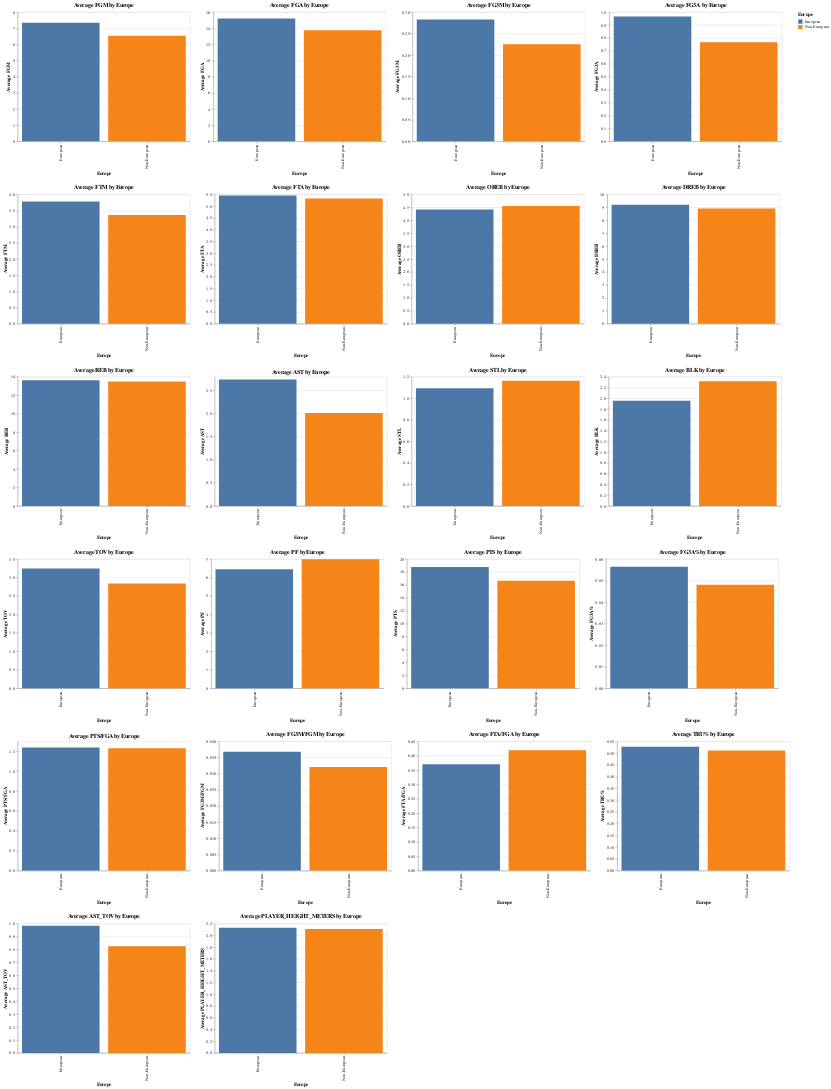

Notebook cell for this chart:
### Code cell
import altair as alt
import pandas as pd
import altair_saver


# Annahme: Sie haben zwei DataFrames: data_per_min_europe_regular und data_per_min_usa_regular

# Fügen Sie eine neue Spalte hinzu, um anzuzeigen, ob der Spieler Europäer ist oder nicht
europe_C['Europe'] = 'European'
non_europe_C['Europe'] = 'Non-European'

# Kombinieren Sie die beiden DataFrames
combined_df = pd.concat([europe_C, non_europe_C])

# Liste der Metriken, die geplottet werden sollen
metrics = ['FGM', 'FGA', 'FG3M', 'FG3A', 'FTM', 'FTA', 
           'OREB', 'DREB', 'REB', 'AST', 'STL', 'BLK', 'TOV', 
           'PF', 'PTS', 'FG3A%', 'PTS/FGA', 'FG3M/FGM', 'FTA/FGA', 
           'TRU%', 'AST_TOV', 'PLAYER_HEIGHT_METERS']

# Liste zum Speichern der Diagramme
charts = []

# Einen Bruchteil des kombinierten DataFrame auswählen
sampled_df = combined_df.sample(frac=0.5)  # Passen Sie den Bruchteil bei Bedarf an

# Für jede Metrik ein gruppiertes Balkendiagramm erstellen und die Diagramme in eine Liste speichern
for metric in metrics:
    chart = alt.Chart(sampled_df).mark_bar().encode(
        x=alt.X('Europe:N', title='Europe'),
        y=alt.Y(f'mean({metric}):Q', title=f'Average {metric}'),
        color=alt.Color('Europe:N', legend=alt.Legend(title='Europe'))
    ).properties(
        title=f'Average {metric} by Europe',
        width=400,
        height=300
    )
    charts.append(chart)

# Diagramme in sechs Zeilen stapeln
alt_row = alt.vconcat(*[alt.hconcat(*charts[i:i+4]) for i in range(0, len(charts), 4)])

# Die Diagramme anzeigen
alt_row

### Figure 1 — Vega-Lite specification as saved in the notebook (floating-point values rounded to 4 significant figures; data arrays with more than 128 entries replaced by an {"elided": "..."} marker saying what was removed)
{"config": {"view": {"continuousWidth": 300, "continuousHeight": 300}}, "vconcat": [{"hconcat": [{"mark": {"type": "bar"}, "encoding": {"color": {"field": "Europe", "legend": {"title": "Europe"}, "type": "nominal"}, "x": {"field": "Europe", "title": "Europe", "type": "nominal"}, "y": {"aggregate": "mean", "field": "FGM", "title": "Average FGM", "type": "quantitative"}}, "height": 300, "title": "Average FGM by Europe", "width": 400}, {"mark": {"type": "bar"}, "encoding": {"color": {"field": "Europe", "legend": {"title": "Europe"}, "type": "nominal"}, "x": {"field": "Europe", "title": "Europe", "type": "nominal"}, "y": {"aggregate": "mean", "field": "FGA", "title": "Average FGA", "type": "quantitative"}}, "height": 300, "title": "Average FGA by Europe", "width": 400}, {"mark": {"type": "bar"}, "encoding": {"color": {"field": "Europe", "legend": {"title": "Europe"}, "type": "nominal"}, "x": {"field": "Europe", "title": "Europe", "type": "nominal"}, "y": {"aggregate": "mean", "field": "FG3M", "title": "Average FG3M", "type": "quantitative"}}, "height": 300, "title": "Average FG3M by Europe", "width": 400}, {"mark": {"type": "bar"}, "encoding": {"color": {"field": "Europe", "legend": {"title": "Europe"}, "type": "nominal"}, "x": {"field": "Europe", "title": "Europe", "type": "nominal"}, "y": {"aggregate": "mean", "field": "FG3A", "title": "Average FG3A", "type": "quantitative"}}, "height": 300, "title": "Average FG3A by Europe", "width": 400}]}, {"hconcat": [{"mark": {"type": "bar"}, "encoding": {"color": {"field": "Europe", "legend": {"title": "Europe"}, "type": "nominal"}, "x": {"field": "Europe", "title": "Europe", "type": "nominal"}, "y": {"aggregate": "mean", "field": "FTM", "title": "Average FTM", "type": "quantitative"}}, "height": 300, "title": "Average FTM by Europe", "width": 400}, {"mark": {"type": "bar"}, "encoding": {"color": {"field": "Europe", "legend": {"title": "Europe"}, "type": "nominal"}, "x": {"field": "Europe", "title": "Europe", "type": "nominal"}, "y": {"aggregate": "mean", "field": "FTA", "title": "Average FTA", "type": "quantitative"}}, "height": 300, "title": "Average FTA by Europe", "width": 400}, {"mark": {"type": "bar"}, "encoding": {"color": {"field": "Europe", "legend": {"title": "Europe"}, "type": "nominal"}, "x": {"field": "Europe", "title": "Europe", "type": "nominal"}, "y": {"aggregate": "mean", "field": "OREB", "title": "Average OREB", "type": "quantitative"}}, "height": 300, "title": "Average OREB by Europe", "width": 400}, {"mark": {"type": "bar"}, "encoding": {"color": {"field": "Europe", "legend": {"title": "Europe"}, "type": "nominal"}, "x": {"field": "Europe", "title": "Europe", "type": "nominal"}, "y": {"aggregate": "mean", "field": "DREB", "title": "Average DREB", "type": "quantitative"}}, "height": 300, "title": "Average DREB by Europe", "width": 400}]}, {"hconcat": [{"mark": {"type": "bar"}, "encoding": {"color": {"field": "Europe", "legend": {"title": "Europe"}, "type": "nominal"}, "x": {"field": "Europe", "title": "Europe", "type": "nominal"}, "y": {"aggregate": "mean", "field": "REB", "title": "Average REB", "type": "quantitative"}}, "height": 300, "title": "Average REB by Europe", "width": 400}, {"mark": {"type": "bar"}, "encoding": {"color": {"field": "Europe", "legend": {"title": "Europe"}, "type": "nominal"}, "x": {"field": "Europe", "title": "Europe", "type": "nominal"}, "y": {"aggregate": "mean", "field": "AST", "title": "Average AST", "type": "quantitative"}}, "height": 300, "title": "Average AST by Europe", "width": 400}, {"mark": {"type": "bar"}, "encoding": {"color": {"field": "Europe", "legend": {"title": "Europe"}, "type": "nominal"}, "x": {"field": "Europe", "title": "Europe", "type": "nominal"}, "y": {"aggregate": "mean", "field": "STL", "title": "Average STL", "type": "quantitative"}}, "height": 300, "title": "Average STL by Europe", "width": 400}, {"mark": {"type": "bar"}, "encoding": {"color": {"field": "Europe", "legend": {"title": "Europe"}, "type": "nominal"}, "x": {"field": "Europe", "title": "Europe", "type": "nominal"}, "y": {"aggregate": "mean", "field": "BLK", "title": "Average BLK", "type": "quantitative"}}, "height": 300, "title": "Average BLK by Europe", "width": 400}]}, {"hconcat": [{"mark": {"type": "bar"}, "encoding": {"color": {"field": "Europe", "legend": {"title": "Europe"}, "type": "nominal"}, "x": {"field": "Europe", "title": "Europe", "type": "nominal"}, "y": {"aggregate": "mean", "field": "TOV", "title": "Average TOV", "type": "quantitative"}}, "height": 300, "title": "Average TOV by Europe", "width": 400}, {"mark": {"type": "bar"}, "encoding": {"color": {"field": "Europe", "legend": {"title": "Europe"}, "type": "nominal"}, "x": {"field": "Europe", "title": "Europe", "type": "nominal"}, "y": {"aggregate": "mean", "field": "PF", "title": "Average PF", "type": "quantitative"}}, "height": 300, "title": "Average PF by Europe", "width": 400}, {"mark": {"type": "bar"}, "encoding": {"color": {"field": "Europe", "legend": {"title": "Europe"}, "type": "nominal"}, "x": {"field": "Europe", "title": "Europe", "type": "nominal"}, "y": {"aggregate": "mean", "field": "PTS", "title": "Average PTS", "type": "quantitative"}}, "height": 300, "title": "Average PTS by Europe", "width": 400}, {"mark": {"type": "bar"}, "encoding": {"color": {"field": "Europe", "legend": {"title": "Europe"}, "type": "nominal"}, "x": {"field": "Europe", "title": "Europe", "type": "nominal"}, "y": {"aggregate": "mean", "field": "FG3A%", "title": "Average FG3A%", "type": "quantitative"}}, "height": 300, "title": "Average FG3A% by Europe", "width": 400}]}, {"hconcat": [{"mark": {"type": "bar"}, "encoding": {"color": {"field": "Europe", "legend": {"title": "Europe"}, "type": "nominal"}, "x": {"field": "Europe", "title": "Europe", "type": "nominal"}, "y": {"aggregate": "mean", "field": "PTS/FGA", "title": "Average PTS/FGA", "type": "quantitative"}}, "height": 300, "title": "Average PTS/FGA by Europe", "width": 400}, {"mark": {"type": "bar"}, "encoding": {"color": {"field": "Europe", "legend": {"title": "Europe"}, "type": "nominal"}, "x": {"field": "Europe", "title": "Europe", "type": "nominal"}, "y": {"aggregate": "mean", "field": "FG3M/FGM", "title": "Average FG3M/FGM", "type": "quantitative"}}, "height": 300, "title": "Average FG3M/FGM by Europe", "width": 400}, {"mark": {"type": "bar"}, "encoding": {"color": {"field": "Europe", "legend": {"title": "Europe"}, "type": "nominal"}, "x": {"field": "Europe", "title": "Europe", "type": "nominal"}, "y": {"aggregate": "mean", "field": "FTA/FGA", "title": "Average FTA/FGA", "type": "quantitative"}}, "height": 300, "title": "Average FTA/FGA by Europe", "width": 400}, {"mark": {"type": "bar"}, "encoding": {"color": {"field": "Europe", "legend": {"title": "Europe"}, "type": "nominal"}, "x": {"field": "Europe", "title": "Europe", "type": "nominal"}, "y": {"aggregate": "mean", "field": "TRU%", "title": "Average TRU%", "type": "quantitative"}}, "height": 300, "title": "Average TRU% by Europe", "width": 400}]}, {"hconcat": [{"mark": {"type": "bar"}, "encoding": {"color": {"field": "Europe", "legend": {"title": "Europe"}, "type": "nominal"}, "x": {"field": "Europe", "title": "Europe", "type": "nominal"}, "y": {"aggregate": "mean", "field": "AST_TOV", "title": "Average AST_TOV", "type": "quantitative"}}, "height": 300, "title": "Average AST_TOV by Europe", "width": 400}, {"mark": {"type": "bar"}, "encoding": {"color": {"field": "Europe", "legend": {"title": "Europe"}, "type": "nominal"}, "x": {"field": "Europe", "title": "Europe", "type": "nominal"}, "y": {"aggregate": "mean", "field": "PLAYER_HEIGHT_METERS", "title": "Average PLAYER_HEIGHT_METERS", "type": "quantitative"}}, "height": 300, "title": "Average PLAYER_HEIGHT_METERS by Europe", "width": 400}]}], "data": {"name": "data-23cd9cdafc8638c1aca2b40a6526642d"}, "$schema": "https://vega.github.io/schema/vega-lite/v5.8.0.json", "datasets": {"data-23cd9cdafc8638c1aca2b40a6526642d": {"elided": "1658 records"}}}
